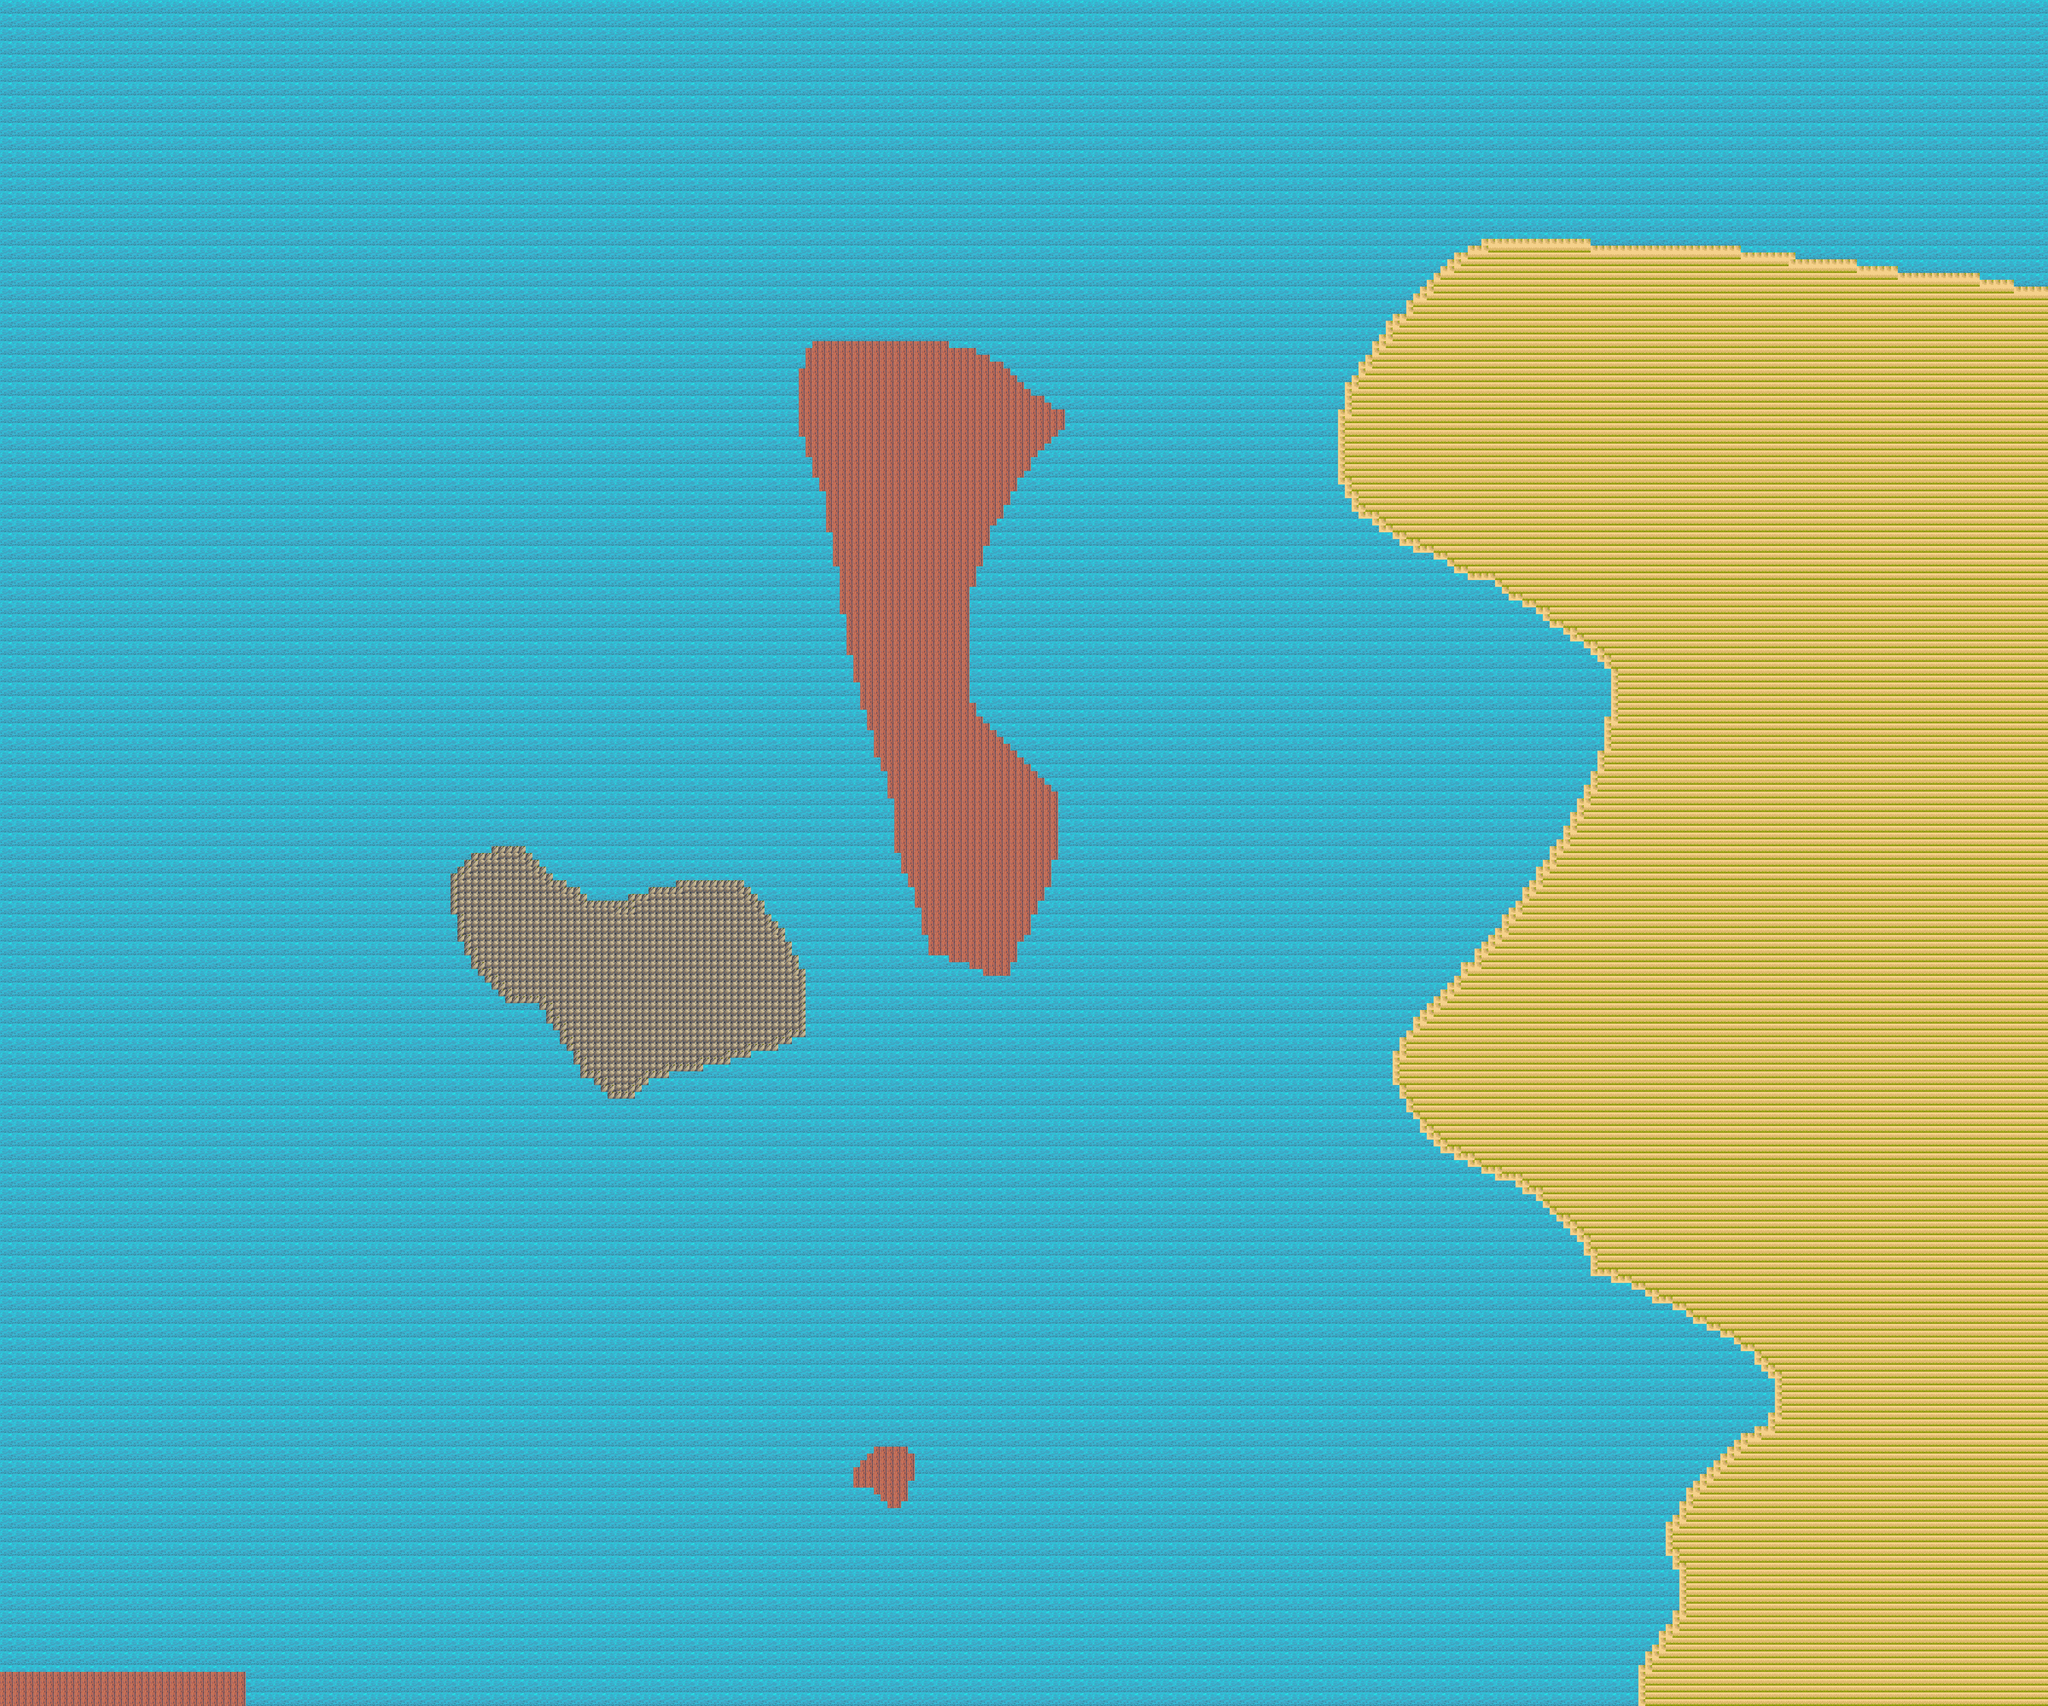

This is a level from a 2D game, rendered from its Tiled map with the project's own tilesets. A one-line summary and the map file follow, with tile-layer data summarised:
An orthogonal 300x250 tile map with 16x16 px tiles, 2 tile layers (background, graphics) and 86 objects.

<map version="1.2" tiledversion="1.2.0" orientation="orthogonal" renderorder="right-down" width="300" height="250" tilewidth="16" tileheight="16" infinite="0" nextlayerid="4" nextobjectid="98">
 <tileset firstgid="1" source="piratetiles.tsx" />
 <layer id="1" name="background" width="300" height="250">
  <data>[75000 cells, 75000 non-empty, 10 distinct tile ids]</data>
 </layer>
 <layer id="2" name="graphics" width="300" height="250">
  <data>[75000 cells, 19411 non-empty, 5 distinct tile ids]</data>
 </layer>
 <objectgroup id="3" name="ground">
  <object id="1" x="1056" y="2048" width="16" height="96" />
  <object id="3" x="1072" y="2144" height="64" />
  <object id="8" x="1095.82" y="2217.27" />
  <object id="9" x="1095" y="2230.73" />
  <object id="10" x="1111.82" y="2251.45" height="0.272727" />
  <object id="11" x="1112.36" y="2260.27" width="0.0909091" />
  <object id="12" x="1136" y="2272" />
  <object id="13" x="1120" y="2256" />
  <object id="14" x="1104" y="2000" width="80" height="16" />
  <object id="15" x="1168" y="1984" width="80" height="32" />
  <object id="16" x="1248" y="2016" width="32" height="48" />
  <object id="17" x="1280" y="2064" />
  <object id="18" x="1280" y="2064" width="80" height="32" />
  <object id="19" x="1360" y="2096" width="32" height="32" />
  <object id="20" x="1392" y="2112" width="96" height="16" />
  <object id="21" x="1472" y="2096" width="64" />
  <object id="22" x="1520" y="2096" width="64" />
  <object id="23" x="1536" y="2080" width="48" height="16" />
  <object id="24" x="1600" y="2064" width="144" height="16" />
  <object id="25" x="1744" y="2080" width="32" height="48" />
  <object id="26" x="1776" y="2112" height="16" />
  <object id="27" x="1792" y="2144" width="16" height="32" />
  <object id="28" x="1808" y="2160" />
  <object id="29" x="1808" y="2176" width="16" />
  <object id="30" x="1840" y="2192" />
  <object id="31" x="1824" y="2208" width="32" height="16" />
  <object id="32" x="1840" y="2224" width="48" height="208" />
  <object id="34" x="1824" y="2448" width="32" />
  <object id="35" x="1808" y="2432" width="16" height="32" />
  <object id="36" x="1744" y="2448" width="64" height="16" />
  <object id="37" x="1680" y="2464" width="64" height="16" />
  <object id="38" x="1632" y="2496" width="64" />
  <object id="39" x="1552" y="2496" width="96" />
  <object id="40" x="1472" y="2512" width="80" height="16" />
  <object id="41" x="1472" y="2528" width="32" />
  <object id="42" x="1488" y="2544" />
  <object id="43" x="1408" y="2560" width="64" />
  <object id="44" x="1376" y="2528" width="32" height="16" />
  <object id="45" x="1360" y="2512" />
  <object id="47" x="1328" y="2448" width="16" height="32" />
  <object id="48" x="1152" y="2288" />
  <object id="49" x="1168" y="2304" width="16" height="16" />
  <object id="50" x="1184" y="2320" />
  <object id="51" x="1184" y="2336" />
  <object id="52" x="1200" y="2336" />
  <object id="53" x="1216" y="2352" />
  <object id="54" x="1232" y="2352" />
  <object id="55" x="1248" y="2352" />
  <object id="56" x="1264" y="2352" />
  <object id="57" x="1280" y="2368" />
  <object id="58" x="1280" y="2368" />
  <object id="59" x="1280" y="2384" />
  <object id="60" x="1296" y="2400" />
  <object id="61" x="1296" y="2400" />
  <object id="62" x="1296" y="2400" height="16" />
  <object id="63" x="1296" y="2416" />
  <object id="64" x="1312" y="2432" />
  <object id="65" x="1312" y="2432" />
  <object id="66" x="1312" y="2432" height="16" />
  <object id="67" x="1312" y="2448" />
  <object id="68" x="1312" y="2448" width="16" />
  <object id="69" x="1328" y="2464" />
  <object id="70" x="1328" y="2464" />
  <object id="71" x="1328" y="2448" />
  <object id="72" x="1344" y="2480" />
  <object id="73" x="1360" y="2496" />
  <object id="74" x="1376" y="2528" />
  <object id="75" x="1408" y="2544" />
  <object id="76" x="1424" y="2560" width="16" height="16" />
  <object id="77" x="1472" y="2576" />
  <object id="78" x="1456" y="2560" />
  <object id="79" x="1440" y="2560" />
  <object id="80" x="1488" y="2560" />
  <object id="81" x="1552" y="2512" width="80" />
  <object id="82" x="1648" y="2512" />
  <object id="83" x="2000" y="3456" />
  <object id="84" x="2000" y="3456" height="32" />
  <object id="85" x="2016" y="3488" />
  <object id="86" x="2000" y="3392" width="144" height="144" />
  <object id="87" x="3376" y="560" width="1408" height="128" />
  <object id="91" x="3370" y="656">
   <polyline points="0,0 -228,256 -216,264 -234,480 70,720 390,912 358,1152 -128,1848 -14,2038 354,2338 740,2538 786,2668 528,2898 540,3022 546,3138 458,3284 464,3336" />
  </object>
  <object id="93" x="0" y="3920" width="16" />
  <object id="94" x="16" y="3920" width="560" height="16" />
  <object id="95" x="560" y="3936" height="64" />
  <object id="96" x="0" y="3936" />
  <object id="97" x="7" y="3928" />
 </objectgroup>
</map>
